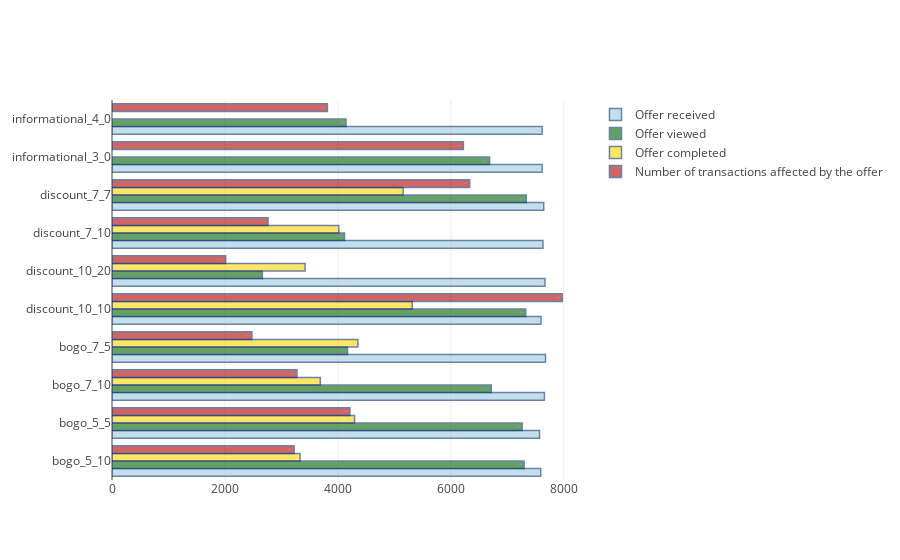

Notebook code for this chart:
### Code cell
#plotting distribution of offer subtypes and the number of affected transactions  
y = df [df ['event'] =='offer received'].subtype.value_counts().index.sort_values()

x1 = df [df ['event'] =='offer received'].subtype.value_counts().sort_index ()
x2= df [df ['event'] =='offer viewed'].subtype.value_counts().sort_index ()
x3= df [df ['event'] =='offer completed'].subtype.value_counts().sort_index ()
x4= trans_affect.offer_subtype.value_counts().sort_index()

off_rec = go.Bar(
    x=x1,
    y=y,
    text= x1,
    name = 'Offer received',
    textposition = 'auto', 
    marker=dict(
        color='rgb(158,202,225)',
        line=dict(
            color='rgb(8,48,107)',
            width=1.5),
        ),
    opacity=0.6, orientation = 'h'
)
off_view = go.Bar(
    x=x2,
    y=y,
    text=x2,
    name = 'Offer viewed',
    textposition = 'auto',
    marker=dict(
        color='rgb(0,100,0)',
        line=dict(
            color='rgb(8,48,107)',
            width=1.5),
        ),
    opacity=0.6, orientation = 'h'
)
off_compl = go.Bar(
    x=x3,
    y=y,
    text=x3,
    name = 'Offer completed',
    textposition = 'auto',
    marker=dict(
        color='rgb(255,215,0)',
        line=dict(
            color='rgb(8,48,107)',
            width=1.5),
        ),
    opacity=0.6, orientation = 'h'
)
trans = go.Bar(
    x=x4,
    y=y,
    text=x4,
    name = 'Number of transactions affected by the offer',
    textposition = 'auto',
    marker=dict(
        color='rgb(178, 0, 0)',
        line=dict(
            color='rgb(8,48,107)',
            width=1.5),
        ),
    opacity=0.6, orientation = 'h'
)
data = [off_rec, off_view, off_compl, trans]
layout = go.Layout(
    autosize=True,
    yaxis=go.layout.YAxis(
        #title='Y-axis Title',
        #ticktext=['Very long label','long label','3','label'],
        #tickvals=[1, 2, 3, 4],
        #tickmode='array',
        automargin=True#,
        #titlefont=dict(size=30),
    )
    #width=900,
    #height=500,
    )

fig = go.Figure (data=data, layout=layout)
py.iplot(fig, filename='grouped-bar-direct-labels')

### Figure 1 — Plotly figure (JSON) as saved in the notebook; plotly's stock layout.template omitted (floating-point values rounded to 4 significant figures)
{"data": [{"marker": {"color": "rgb(158,202,225)", "line": {"color": "rgb(8,48,107)", "width": 1.5}}, "name": "Offer received", "opacity": 0.6, "orientation": "h", "text": [7593, 7571, 7658, 7677, 7597, 7668, 7632, 7646, 7618, 7617], "textposition": "auto", "type": "bar", "uid": "392d3d49-f568-4888-a096-5921538aa4cc", "x": [7593, 7571, 7658, 7677, 7597, 7668, 7632, 7646, 7618, 7617], "y": ["bogo_5_10", "bogo_5_5", "bogo_7_10", "bogo_7_5", "discount_10_10", "discount_10_20", "discount_7_10", "discount_7_7", "informational_3_0", "informational_4_0"]}, {"marker": {"color": "rgb(0,100,0)", "line": {"color": "rgb(8,48,107)", "width": 1.5}}, "name": "Offer viewed", "opacity": 0.6, "orientation": "h", "text": [7298, 7264, 6716, 4171, 7327, 2663, 4118, 7337, 6687, 4144], "textposition": "auto", "type": "bar", "uid": "d571dd7d-9bad-4e6a-9676-4584077fb4db", "x": [7298, 7264, 6716, 4171, 7327, 2663, 4118, 7337, 6687, 4144], "y": ["bogo_5_10", "bogo_5_5", "bogo_7_10", "bogo_7_5", "discount_10_10", "discount_10_20", "discount_7_10", "discount_7_7", "informational_3_0", "informational_4_0"]}, {"marker": {"color": "rgb(255,215,0)", "line": {"color": "rgb(8,48,107)", "width": 1.5}}, "name": "Offer completed", "opacity": 0.6, "orientation": "h", "text": [3331, 4296, 3688, 4354, 5317, 3420, 4017, 5156], "textposition": "auto", "type": "bar", "uid": "a134e2be-c5d5-4593-8338-ecabea534296", "x": [3331, 4296, 3688, 4354, 5317, 3420, 4017, 5156], "y": ["bogo_5_10", "bogo_5_5", "bogo_7_10", "bogo_7_5", "discount_10_10", "discount_10_20", "discount_7_10", "discount_7_7", "informational_3_0", "informational_4_0"]}, {"marker": {"color": "rgb(178, 0, 0)", "line": {"color": "rgb(8,48,107)", "width": 1.5}}, "name": "Number of transactions affected by the offer", "opacity": 0.6, "orientation": "h", "text": [3226, 4213, 3275, 2478, 7975, 2013, 2763, 6335, 6223, 3815], "textposition": "auto", "type": "bar", "uid": "6827af0f-01d9-4ffd-9b34-f9132f637f2c", "x": [3226, 4213, 3275, 2478, 7975, 2013, 2763, 6335, 6223, 3815], "y": ["bogo_5_10", "bogo_5_5", "bogo_7_10", "bogo_7_5", "discount_10_10", "discount_10_20", "discount_7_10", "discount_7_7", "informational_3_0", "informational_4_0"]}], "layout": {"autosize": true, "yaxis": {"automargin": true}}}
